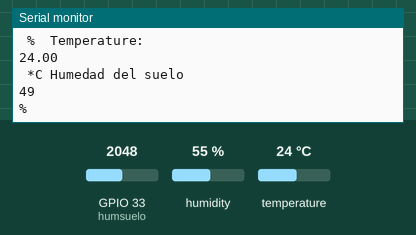
This sketch was run on a simulated ESP32. Parts: the last lines printed to the serial monitor. The inputs (shaded band) are chosen by the test bench; at power-on: humidity 55 %, GPIO 33 (humsuelo) = 2048, temperature 24 °C. WiFi joins after 1.5 s; servers stay silent unless stated.

Above: at 4.8 s.
4.9 s: humidity set to 22 %
7.9 s: GPIO 33 (humsuelo) set to 2866
At 9.2 s:
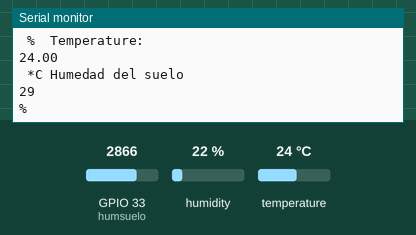
10.9 s: temperature set to 12 °C
13.9 s: GPIO 33 (humsuelo) set to 3603
At 15.0 s:
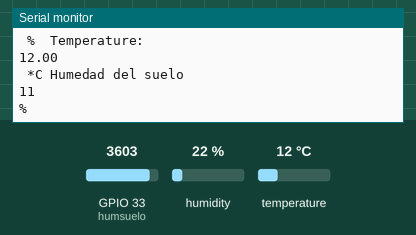
16.9 s: humidity set to 40 %
Timing chart, 0 to 19.9 s (numbered marks = the images above; inputs shaded):
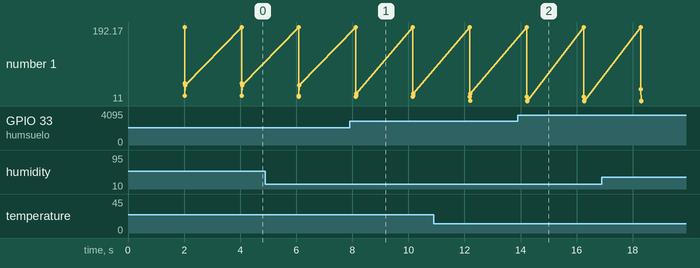

The sketch:

junto.ino
```cpp
/*Incluimos primero la librería*/
#include <WiFi.h>
#include "DHT.h"
#define DHTTYPE DHT11
#define DHTPIN 23
const int humsuelo = 33;
int valHumsuelo;
const char* ssid = "TP-Link_33A2";
const char* pass = "14642814";
DHT dht(DHTPIN, DHTTYPE);
void setup() {
  // put your setup code here, to run once:
 Serial.begin(115200);
 Serial.println("DHTxx test!");
 WiFi.begin(ssid, pass);
 pinMode(humsuelo, INPUT);
 dht.begin();
}

void loop() {
  delay(2000);
   double h = dht.readHumidity();
   double t = dht.readTemperature();
   Serial.print("Se está conectando a la red WiFi denominada ");
  Serial.println(ssid);
  /*Mientras se realiza la conexión a la red, aparecerán puntos, hasta que se realice la conexión*/
  while (WiFi.status() != WL_CONNECTED) {
        delay(500);
        Serial.print(".");
    }
  /*Con la conexión ya realizada, se pasa a imprimir algunos datos importantes, como la dirección IP asignada a nuestro dispositivo*/
  Serial.println("");
  Serial.println("WiFi connected");
  Serial.println("IP address: ");
  Serial.println(WiFi.localIP());
   if (isnan(h) || isnan(t)) {
      Serial.println("Failed to read from DHT sensor!");
      return;
   }
   Serial.println("Humidity: ");
   Serial.println(h);
   Serial.print(" %\t");
   Serial.println("Temperature: ");
   Serial.println(t);
   Serial.print(" *C ");
   valHumsuelo = map(analogRead(humsuelo),4092,0,0,100);
  Serial.println("Humedad del suelo");
  Serial.println(valHumsuelo);
  Serial.println("%");
}
```

Measured:
- after the input at 7.9 s, the serial monitor: prints a new line after 0.23 s (image 1)
- after the input at 13.9 s, the serial monitor: prints a new line after 0.33 s (image 2)
- plotted number 1: 49 → 29 after the input at 7.9 s, 29 → 11 after the input at 13.9 s
